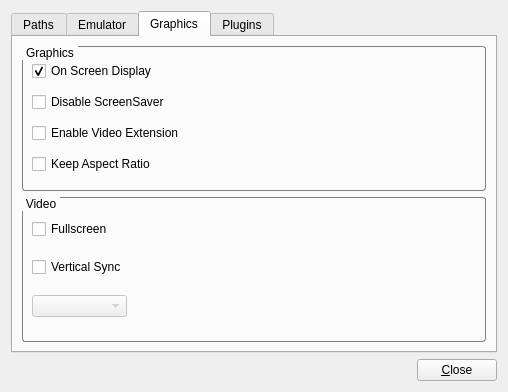
<?xml version="1.0" encoding="UTF-8"?>
<ui version="4.0">
 <class>Settings</class>
 <widget class="QWidget" name="Settings">
  <property name="geometry">
   <rect>
    <x>0</x>
    <y>0</y>
    <width>508</width>
    <height>392</height>
   </rect>
  </property>
  <property name="windowTitle">
   <string>Settings</string>
  </property>
  <layout class="QGridLayout" name="gridLayout">
   <item row="1" column="0">
    <layout class="QHBoxLayout" name="horizontalLayout_2">
     <item>
      <spacer name="horizontalSpacer">
       <property name="orientation">
        <enum>Qt::Horizontal</enum>
       </property>
       <property name="sizeHint" stdset="0">
        <size>
         <width>368</width>
         <height>20</height>
        </size>
       </property>
      </spacer>
     </item>
     <item>
      <widget class="QPushButton" name="closeButton">
       <property name="text">
        <string>&amp;Close</string>
       </property>
      </widget>
     </item>
    </layout>
   </item>
   <item row="0" column="0">
    <widget class="QTabWidget" name="tabWidget">
     <property name="tabShape">
      <enum>QTabWidget::Rounded</enum>
     </property>
     <property name="currentIndex">
      <number>2</number>
     </property>
     <widget class="QWidget" name="tab_1">
      <attribute name="title">
       <string>Paths</string>
      </attribute>
      <layout class="QGridLayout" name="gridLayout_3">
       <item row="0" column="0">
        <layout class="QGridLayout" name="gridLayout_2">
         <item row="0" column="0">
          <widget class="QGroupBox" name="groupLibrary">
           <property name="sizePolicy">
            <sizepolicy hsizetype="Preferred" vsizetype="Preferred">
             <horstretch>0</horstretch>
             <verstretch>0</verstretch>
            </sizepolicy>
           </property>
           <property name="autoFillBackground">
            <bool>false</bool>
           </property>
           <property name="styleSheet">
            <string notr="true">QGroupBox {
	border: 1px solid #7F7F7F;
	border-radius: 3px;
	margin-top: 1ex; 
 }

QGroupBox::title {
	subcontrol-origin: margin;
	subcontrol-position: top left; 
	padding: 0 2px;
 }</string>
           </property>
           <property name="title">
            <string>Library file</string>
           </property>
           <property name="flat">
            <bool>false</bool>
           </property>
           <property name="checkable">
            <bool>false</bool>
           </property>
           <layout class="QVBoxLayout" name="verticalLayout_6">
            <item>
             <layout class="QHBoxLayout" name="horizontalLayout">
              <item>
               <widget class="QLineEdit" name="pathLibrary"/>
              </item>
              <item>
               <widget class="QPushButton" name="browseLibrary">
                <property name="text">
                 <string>Browse</string>
                </property>
               </widget>
              </item>
             </layout>
            </item>
           </layout>
          </widget>
         </item>
         <item row="1" column="0">
          <widget class="QGroupBox" name="groupPlugins">
           <property name="autoFillBackground">
            <bool>false</bool>
           </property>
           <property name="styleSheet">
            <string notr="true">QGroupBox {
	border: 1px solid #7F7F7F;
	border-radius: 3px;
	margin-top: 1ex; 
 }

QGroupBox::title {
	subcontrol-origin: margin;
	subcontrol-position: top left; 
	padding: 0 2px;
 }</string>
           </property>
           <property name="title">
            <string>Plugins directory</string>
           </property>
           <property name="flat">
            <bool>false</bool>
           </property>
           <property name="checkable">
            <bool>false</bool>
           </property>
           <layout class="QVBoxLayout" name="verticalLayout_7">
            <item>
             <layout class="QHBoxLayout" name="horizontalLayout_7">
              <item>
               <widget class="QLineEdit" name="pathPlugins"/>
              </item>
              <item>
               <widget class="QPushButton" name="browsePlugins">
                <property name="text">
                 <string>Browse</string>
                </property>
               </widget>
              </item>
             </layout>
            </item>
           </layout>
          </widget>
         </item>
         <item row="2" column="0">
          <widget class="QGroupBox" name="groupData">
           <property name="autoFillBackground">
            <bool>false</bool>
           </property>
           <property name="styleSheet">
            <string notr="true">QGroupBox {
	border: 1px solid #7F7F7F;
	border-radius: 3px;
	margin-top: 1ex; 
 }

QGroupBox::title {
	subcontrol-origin: margin;
	subcontrol-position: top left; 
	padding: 0 2px;
 }</string>
           </property>
           <property name="title">
            <string>Data directory</string>
           </property>
           <property name="flat">
            <bool>false</bool>
           </property>
           <property name="checkable">
            <bool>false</bool>
           </property>
           <layout class="QVBoxLayout" name="verticalLayout_8">
            <item>
             <layout class="QHBoxLayout" name="horizontalLayout_3">
              <item>
               <widget class="QLineEdit" name="pathData"/>
              </item>
              <item>
               <widget class="QPushButton" name="browseData">
                <property name="text">
                 <string>Browse</string>
                </property>
               </widget>
              </item>
             </layout>
            </item>
           </layout>
          </widget>
         </item>
         <item row="3" column="0">
          <widget class="QGroupBox" name="groupROM">
           <property name="autoFillBackground">
            <bool>false</bool>
           </property>
           <property name="styleSheet">
            <string notr="true">QGroupBox {
	border: 1px solid #7F7F7F;
	border-radius: 3px;
	margin-top: 1ex; 
 }

QGroupBox::title {
	subcontrol-origin: margin;
	subcontrol-position: top left; 
	padding: 0 2px;
 }</string>
           </property>
           <property name="title">
            <string>ROMs directory</string>
           </property>
           <property name="flat">
            <bool>false</bool>
           </property>
           <property name="checkable">
            <bool>false</bool>
           </property>
           <layout class="QVBoxLayout" name="verticalLayout_9">
            <item>
             <layout class="QHBoxLayout" name="horizontalLayout_4">
              <item>
               <widget class="QLineEdit" name="pathROM"/>
              </item>
              <item>
               <widget class="QPushButton" name="browseROM">
                <property name="text">
                 <string>Browse</string>
                </property>
               </widget>
              </item>
             </layout>
            </item>
           </layout>
          </widget>
         </item>
         <item row="4" column="0">
          <widget class="QGroupBox" name="groupScripts">
           <property name="autoFillBackground">
            <bool>false</bool>
           </property>
           <property name="styleSheet">
            <string notr="true">QGroupBox {
  border: 1px solid #7F7F7F;
  border-radius: 3px;
  margin-top: 1ex; 
 }

QGroupBox::title {
  subcontrol-origin: margin;
  subcontrol-position: top left; 
  padding: 0 2px;
 }</string>
           </property>
           <property name="title">
            <string>Scripts directory</string>
           </property>
           <property name="flat">
            <bool>false</bool>
           </property>
           <property name="checkable">
            <bool>false</bool>
           </property>
           <layout class="QVBoxLayout" name="verticalLayout_9_2">
            <item>
             <layout class="QHBoxLayout" name="horizontalLayout_4_2">
              <item>
               <widget class="QLineEdit" name="pathScripts"/>
              </item>
              <item>
               <widget class="QPushButton" name="browseScripts">
                <property name="text">
                 <string>Browse</string>
                </property>
               </widget>
              </item>
             </layout>
            </item>
           </layout>
          </widget>
         </item>
        </layout>
       </item>
      </layout>
     </widget>
     <widget class="QWidget" name="tab_2">
      <attribute name="title">
       <string>Emulator</string>
      </attribute>
      <layout class="QGridLayout" name="gridLayout_7">
       <item row="0" column="0">
        <widget class="QGroupBox" name="groupEmuMode">
         <property name="sizePolicy">
          <sizepolicy hsizetype="Preferred" vsizetype="Preferred">
           <horstretch>0</horstretch>
           <verstretch>0</verstretch>
          </sizepolicy>
         </property>
         <property name="autoFillBackground">
          <bool>false</bool>
         </property>
         <property name="styleSheet">
          <string notr="true">QGroupBox {
	border: 1px solid #7F7F7F;
	border-radius: 3px;
	margin-top: 1ex;
 }

QGroupBox::title {
	subcontrol-origin: margin;
	subcontrol-position: top left; 
	padding: 0 2px;
 }</string>
         </property>
         <property name="title">
          <string>CPU Core</string>
         </property>
         <property name="flat">
          <bool>false</bool>
         </property>
         <property name="checkable">
          <bool>false</bool>
         </property>
        </widget>
       </item>
       <item row="1" column="0">
        <widget class="QGroupBox" name="groupEmuMode_2">
         <property name="sizePolicy">
          <sizepolicy hsizetype="Preferred" vsizetype="Preferred">
           <horstretch>0</horstretch>
           <verstretch>0</verstretch>
          </sizepolicy>
         </property>
         <property name="autoFillBackground">
          <bool>false</bool>
         </property>
         <property name="styleSheet">
          <string notr="true">QGroupBox {
	border: 1px solid #7F7F7F;
	border-radius: 3px;
	margin-top: 1ex;
 }

QGroupBox::title {
	subcontrol-origin: margin;
	subcontrol-position: top left; 
	padding: 0 2px;
 }</string>
         </property>
         <property name="title">
          <string>Compatibility</string>
         </property>
         <property name="flat">
          <bool>false</bool>
         </property>
         <property name="checkable">
          <bool>false</bool>
         </property>
         <layout class="QGridLayout" name="gridLayout_4">
          <item row="0" column="0" colspan="2">
           <widget class="QCheckBox" name="checkNoCompiledJump">
            <property name="text">
             <string>No Compiled Jump</string>
            </property>
           </widget>
          </item>
          <item row="1" column="0" colspan="2">
           <widget class="QCheckBox" name="checkDisableExtraMem">
            <property name="text">
             <string>Disable Extra Memory</string>
            </property>
           </widget>
          </item>
          <item row="2" column="0">
           <widget class="QCheckBox" name="checkDelaySI">
            <property name="text">
             <string>Delay SI</string>
            </property>
           </widget>
          </item>
          <item row="3" column="0">
           <widget class="QComboBox" name="comboCountPerOp">
            <property name="sizePolicy">
             <sizepolicy hsizetype="Minimum" vsizetype="Fixed">
              <horstretch>0</horstretch>
              <verstretch>0</verstretch>
             </sizepolicy>
            </property>
            <property name="minimumContentsLength">
             <number>0</number>
            </property>
            <item>
             <property name="text">
              <string>0</string>
             </property>
            </item>
            <item>
             <property name="text">
              <string>1</string>
             </property>
            </item>
            <item>
             <property name="text">
              <string>2</string>
             </property>
            </item>
            <item>
             <property name="text">
              <string>3</string>
             </property>
            </item>
            <item>
             <property name="text">
              <string>4</string>
             </property>
            </item>
           </widget>
          </item>
          <item row="3" column="1">
           <widget class="QLabel" name="label_5">
            <property name="sizePolicy">
             <sizepolicy hsizetype="Expanding" vsizetype="Preferred">
              <horstretch>0</horstretch>
              <verstretch>0</verstretch>
             </sizepolicy>
            </property>
            <property name="text">
             <string>cycles per emulated instruction</string>
            </property>
           </widget>
          </item>
         </layout>
        </widget>
       </item>
      </layout>
     </widget>
     <widget class="QWidget" name="tab_4">
      <attribute name="title">
       <string>Graphics</string>
      </attribute>
      <layout class="QGridLayout" name="gridLayout_8">
       <item row="0" column="0">
        <widget class="QGroupBox" name="groupGraphics">
         <property name="sizePolicy">
          <sizepolicy hsizetype="Preferred" vsizetype="Preferred">
           <horstretch>0</horstretch>
           <verstretch>0</verstretch>
          </sizepolicy>
         </property>
         <property name="autoFillBackground">
          <bool>false</bool>
         </property>
         <property name="styleSheet">
          <string notr="true">QGroupBox {
	border: 1px solid #7F7F7F;
	border-radius: 3px;
	margin-top: 1ex;
 }

QGroupBox::title {
	subcontrol-origin: margin;
	subcontrol-position: top left; 
	padding: 0 2px;
 }</string>
         </property>
         <property name="title">
          <string>Graphics</string>
         </property>
         <property name="flat">
          <bool>false</bool>
         </property>
         <property name="checkable">
          <bool>false</bool>
         </property>
         <layout class="QGridLayout" name="gridLayout_5">
          <item row="0" column="0">
           <widget class="QCheckBox" name="checkOSD">
            <property name="text">
             <string>On Screen Display</string>
            </property>
            <property name="checked">
             <bool>true</bool>
            </property>
           </widget>
          </item>
          <item row="1" column="0">
           <widget class="QCheckBox" name="checkDisableScreenSaver">
            <property name="toolTip">
             <string>Disables ScreenSaver when emulator is running</string>
            </property>
            <property name="text">
             <string>Disable ScreenSaver</string>
            </property>
           </widget>
          </item>
          <item row="2" column="0">
           <widget class="QCheckBox" name="checkEnableVidExt">
            <property name="toolTip">
             <string>Enable embedding of OpenGL window.</string>
            </property>
            <property name="text">
             <string>Enable Video Extension</string>
            </property>
            <property name="checked">
             <bool>false</bool>
            </property>
           </widget>
          </item>
          <item row="3" column="0">
           <widget class="QCheckBox" name="checkKeepAspect">
            <property name="toolTip">
             <string>Maintain aspect-ratio on resizing</string>
            </property>
            <property name="text">
             <string>Keep Aspect Ratio</string>
            </property>
           </widget>
          </item>
         </layout>
        </widget>
       </item>
       <item row="1" column="0">
        <widget class="QGroupBox" name="groupResolution">
         <property name="sizePolicy">
          <sizepolicy hsizetype="Preferred" vsizetype="Preferred">
           <horstretch>0</horstretch>
           <verstretch>0</verstretch>
          </sizepolicy>
         </property>
         <property name="autoFillBackground">
          <bool>false</bool>
         </property>
         <property name="styleSheet">
          <string notr="true">QGroupBox {
	border: 1px solid #7F7F7F;
	border-radius: 3px;
	margin-top: 1ex;
 }

QGroupBox::title {
	subcontrol-origin: margin;
	subcontrol-position: top left; 
	padding: 0 2px;
 }</string>
         </property>
         <property name="title">
          <string>Video</string>
         </property>
         <property name="flat">
          <bool>false</bool>
         </property>
         <property name="checkable">
          <bool>false</bool>
         </property>
         <layout class="QGridLayout" name="gridLayout_6">
          <item row="3" column="0">
           <widget class="QComboBox" name="comboResolution">
            <property name="enabled">
             <bool>false</bool>
            </property>
            <property name="sizePolicy">
             <sizepolicy hsizetype="Minimum" vsizetype="Fixed">
              <horstretch>0</horstretch>
              <verstretch>0</verstretch>
             </sizepolicy>
            </property>
            <property name="toolTip">
             <string>Used only when video extension is disabled</string>
            </property>
            <property name="minimumContentsLength">
             <number>7</number>
            </property>
           </widget>
          </item>
          <item row="0" column="0">
           <widget class="QCheckBox" name="checkFullscreen">
            <property name="toolTip">
             <string>Fullscreen, used only when video extension is disabled</string>
            </property>
            <property name="text">
             <string>Fullscreen</string>
            </property>
            <property name="checked">
             <bool>false</bool>
            </property>
           </widget>
          </item>
          <item row="3" column="1">
           <spacer name="horizontalSpacer_2">
            <property name="orientation">
             <enum>Qt::Horizontal</enum>
            </property>
            <property name="sizeHint" stdset="0">
             <size>
              <width>361</width>
              <height>20</height>
             </size>
            </property>
           </spacer>
          </item>
          <item row="1" column="0">
           <widget class="QCheckBox" name="checkVsync">
            <property name="text">
             <string>Vertical Sync</string>
            </property>
           </widget>
          </item>
         </layout>
        </widget>
       </item>
      </layout>
     </widget>
     <widget class="QWidget" name="tab_3">
      <attribute name="title">
       <string>Plugins</string>
      </attribute>
      <layout class="QGridLayout" name="gridLayout_9">
       <item row="0" column="0">
        <widget class="QGroupBox" name="groupVideo">
         <property name="autoFillBackground">
          <bool>false</bool>
         </property>
         <property name="styleSheet">
          <string notr="true">QGroupBox {
	border: 1px solid #7F7F7F;
	border-radius: 3px;
	margin-top: 1ex; 
 }

QGroupBox::title {
	subcontrol-origin: margin;
	subcontrol-position: top left; 
	padding: 0 2px;
 }</string>
         </property>
         <property name="title">
          <string>Video</string>
         </property>
         <property name="flat">
          <bool>false</bool>
         </property>
         <property name="checkable">
          <bool>false</bool>
         </property>
         <layout class="QVBoxLayout" name="verticalLayout">
          <item>
           <layout class="QHBoxLayout" name="horizontalLayout_5">
            <item>
             <widget class="QLabel" name="label">
              <property name="text">
               <string/>
              </property>
              <property name="pixmap">
               <pixmap resource="icons.qrc">:/icons/plugins_video.png</pixmap>
              </property>
             </widget>
            </item>
            <item>
             <widget class="QComboBox" name="comboVideo">
              <property name="sizePolicy">
               <sizepolicy hsizetype="Expanding" vsizetype="Fixed">
                <horstretch>0</horstretch>
                <verstretch>0</verstretch>
               </sizepolicy>
              </property>
             </widget>
            </item>
            <item>
             <widget class="QPushButton" name="pushButtonVideo">
              <property name="enabled">
               <bool>false</bool>
              </property>
              <property name="text">
               <string>Configure</string>
              </property>
             </widget>
            </item>
           </layout>
          </item>
         </layout>
        </widget>
       </item>
       <item row="1" column="0">
        <widget class="QGroupBox" name="groupAudio">
         <property name="autoFillBackground">
          <bool>false</bool>
         </property>
         <property name="styleSheet">
          <string notr="true">QGroupBox {
	border: 1px solid #7F7F7F;
	border-radius: 3px;
	margin-top: 1ex; 
 }

QGroupBox::title {
	subcontrol-origin: margin;
	subcontrol-position: top left; 
	padding: 0 2px;
 }</string>
         </property>
         <property name="title">
          <string>Audio</string>
         </property>
         <property name="flat">
          <bool>false</bool>
         </property>
         <property name="checkable">
          <bool>false</bool>
         </property>
         <layout class="QVBoxLayout" name="verticalLayout_3">
          <item>
           <layout class="QHBoxLayout" name="horizontalLayout_6">
            <item>
             <widget class="QLabel" name="label_2">
              <property name="text">
               <string/>
              </property>
              <property name="pixmap">
               <pixmap resource="icons.qrc">:/icons/plugins_audio.png</pixmap>
              </property>
             </widget>
            </item>
            <item>
             <widget class="QComboBox" name="comboAudio">
              <property name="sizePolicy">
               <sizepolicy hsizetype="Expanding" vsizetype="Fixed">
                <horstretch>0</horstretch>
                <verstretch>0</verstretch>
               </sizepolicy>
              </property>
             </widget>
            </item>
            <item>
             <widget class="QPushButton" name="pushButtonAudio">
              <property name="enabled">
               <bool>false</bool>
              </property>
              <property name="text">
               <string>Configure</string>
              </property>
             </widget>
            </item>
           </layout>
          </item>
         </layout>
        </widget>
       </item>
       <item row="2" column="0">
        <widget class="QGroupBox" name="groupInput">
         <property name="autoFillBackground">
          <bool>false</bool>
         </property>
         <property name="styleSheet">
          <string notr="true">QGroupBox {
	border: 1px solid #7F7F7F;
	border-radius: 3px;
	margin-top: 1ex; 
 }

QGroupBox::title {
	subcontrol-origin: margin;
	subcontrol-position: top left; 
	padding: 0 2px;
 }</string>
         </property>
         <property name="title">
          <string>Input</string>
         </property>
         <property name="flat">
          <bool>false</bool>
         </property>
         <property name="checkable">
          <bool>false</bool>
         </property>
         <layout class="QVBoxLayout" name="verticalLayout_4">
          <item>
           <layout class="QHBoxLayout" name="horizontalLayout_8">
            <item>
             <widget class="QLabel" name="label_3">
              <property name="text">
               <string/>
              </property>
              <property name="pixmap">
               <pixmap resource="icons.qrc">:/icons/plugins_input.png</pixmap>
              </property>
             </widget>
            </item>
            <item>
             <widget class="QComboBox" name="comboInput">
              <property name="sizePolicy">
               <sizepolicy hsizetype="Expanding" vsizetype="Fixed">
                <horstretch>0</horstretch>
                <verstretch>0</verstretch>
               </sizepolicy>
              </property>
             </widget>
            </item>
            <item>
             <widget class="QPushButton" name="pushButtonInput">
              <property name="enabled">
               <bool>false</bool>
              </property>
              <property name="text">
               <string>Configure</string>
              </property>
             </widget>
            </item>
           </layout>
          </item>
         </layout>
        </widget>
       </item>
       <item row="3" column="0">
        <widget class="QGroupBox" name="groupRSP">
         <property name="autoFillBackground">
          <bool>false</bool>
         </property>
         <property name="styleSheet">
          <string notr="true">QGroupBox {
	border: 1px solid #7F7F7F;
	border-radius: 3px;
	margin-top: 1ex; 
 }

QGroupBox::title {
	subcontrol-origin: margin;
	subcontrol-position: top left; 
	padding: 0 2px;
 }</string>
         </property>
         <property name="title">
          <string>Rsp</string>
         </property>
         <property name="flat">
          <bool>false</bool>
         </property>
         <property name="checkable">
          <bool>false</bool>
         </property>
         <layout class="QVBoxLayout" name="verticalLayout_5">
          <item>
           <layout class="QHBoxLayout" name="horizontalLayout_9">
            <item>
             <widget class="QLabel" name="label_4">
              <property name="text">
               <string/>
              </property>
              <property name="pixmap">
               <pixmap resource="icons.qrc">:/icons/plugins_rsp.png</pixmap>
              </property>
             </widget>
            </item>
            <item>
             <widget class="QComboBox" name="comboRSP">
              <property name="sizePolicy">
               <sizepolicy hsizetype="Expanding" vsizetype="Fixed">
                <horstretch>0</horstretch>
                <verstretch>0</verstretch>
               </sizepolicy>
              </property>
             </widget>
            </item>
            <item>
             <widget class="QPushButton" name="pushButtonRSP">
              <property name="enabled">
               <bool>false</bool>
              </property>
              <property name="text">
               <string>Configure</string>
              </property>
             </widget>
            </item>
           </layout>
          </item>
         </layout>
        </widget>
       </item>
      </layout>
     </widget>
    </widget>
   </item>
  </layout>
 </widget>
 <resources>
  <include location="icons.qrc"/>
 </resources>
 <connections>
  <connection>
   <sender>closeButton</sender>
   <signal>clicked()</signal>
   <receiver>Settings</receiver>
   <slot>close()</slot>
   <hints>
    <hint type="sourcelabel">
     <x>491</x>
     <y>406</y>
    </hint>
    <hint type="destinationlabel">
     <x>271</x>
     <y>214</y>
    </hint>
   </hints>
  </connection>
 </connections>
</ui>
